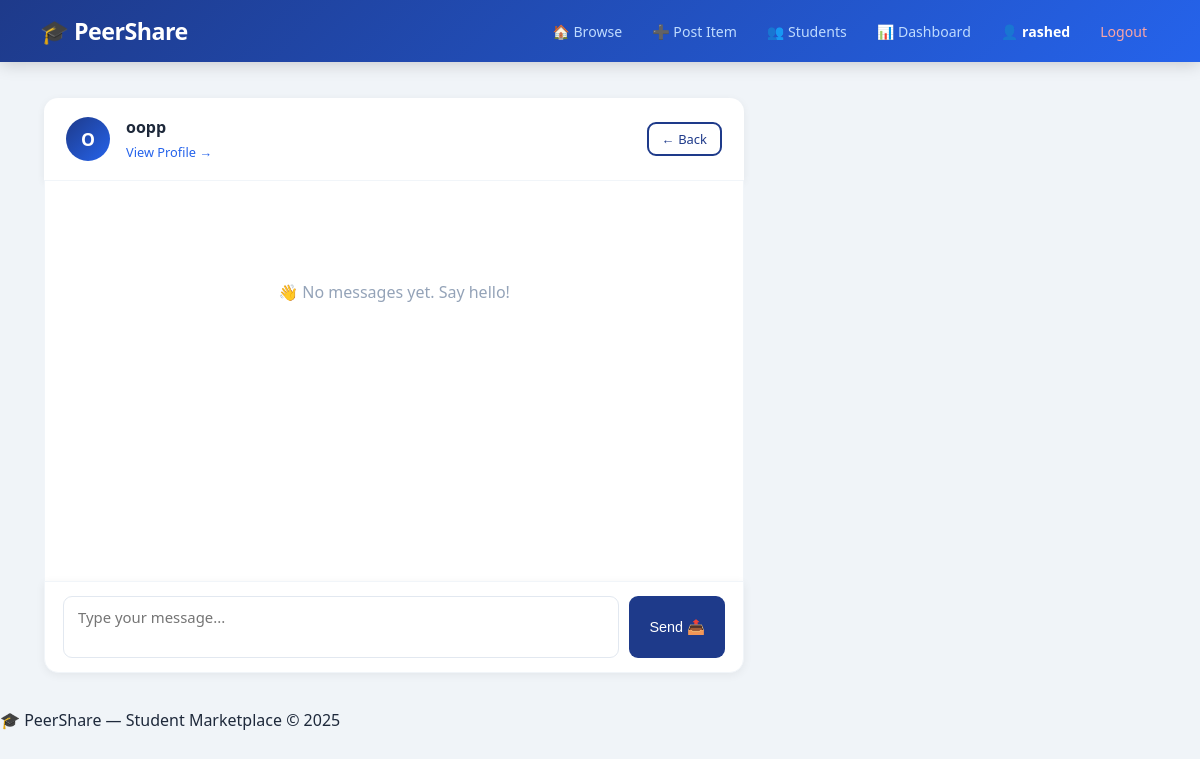
/chat/2/ (signed in), run on the app's committed database.
### accounts/models.py (models this page shows, shortened)
class CustomUser(AbstractUser):
    university_email = models.EmailField(
        unique=True,
        blank=True,
        default=''
    )
    is_verified = models.BooleanField(default=False)

### marketplace/views.py (the view, shortened to what this page needs)
# urls.py: path('chat/<int:user_id>/', views.chat, name='chat'),
@login_required
def chat(request, user_id):
    other_user = get_object_or_404(User, pk=user_id)
    if other_user == request.user:
        return redirect('home')
    msgs = (
        ChatMessage.objects.filter(
            sender=request.user, receiver=other_user
        ) |
        ChatMessage.objects.filter(
            sender=other_user, receiver=request.user
        )
    ).order_by('timestamp')
    form = ChatForm()
    return render(request,'marketplace/chat.html', {
        'other_user': other_user,
        'msgs': msgs,
        'form': form,
    })

### marketplace/forms.py
class ChatForm(forms.Form):
    message = forms.CharField(
        widget=forms.Textarea(attrs={
            'rows': 2,
            'placeholder': 'Type your message...'
        })
    )

### templates/marketplace/chat.html (shortened to what this page needs)
{% extends 'base.html' %}
{% block content %}
<div class="chat-page">
  <div class="chat-topbar">
    <div class="avatar-placeholder">
      {{ other_user.username|first|upper }}
    </div>
    <div>
      <h3>{{ other_user.username }}</h3>
      <a href="/user/{{ other_user.username }}/"
         class="view-profile-link">
        View Profile →
      </a>
    </div>
    <a href="/dashboard/chats/"
       class="btn small outline ml-auto">
      ← Back
    </a>
  </div>
  <div class="chat-messages" id="chatBox">
    {% for msg in msgs %}
    <div class="bubble
      {% if msg.sender == request.user %}bubble-me{% else %}bubble-them{% endif %}">
      <p>{{ msg.message }}</p>
      <small>{{ msg.timestamp|date:"H:i · d M" }}</small>
    </div>
    {% empty %}
    <div class="chat-empty">
      <p>👋 No messages yet. Say hello!</p>
    </div>
    {% endfor %}
  </div>
  <form method="POST" class="chat-input">
    {{ form.message }}
    <button type="submit" class="btn">Send 📤</button>
  </form>
</div>
{% endblock %}

### templates/base.html (shortened to what this page needs)
<!DOCTYPE html>
<html lang="en">
<head>
  {% load static %}
  <link rel="stylesheet" href="{% static 'css/style.css' %}">
</head>
<body>
<nav class="navbar">
  <a href="/" class="logo">🎓 PeerShare</a>
  <div class="nav-links">
    {% if user.is_authenticated %}
      <a href="/">🏠 Browse</a>
      <a href="/add/">➕ Post Item</a>
      <a href="/user/all/">👥 Students</a>
      <a href="/dashboard/">📊 Dashboard</a>
      <a href="/user/profile/" class="nav-profile">
        👤 {{ user.username }}
      </a>
      <a href="/login/logout/" class="nav-logout">Logout</a>
    {% else %}
      <a href="/login/">Login</a>
      <a href="/login/register/" class="nav-register">Register</a>
    {% endif %}
  </div>
</nav>
<div class="container">
  {% block content %}{% endblock %}
</div>
<footer class="footer">
  <p>🎓 PeerShare — Student Marketplace &copy; 2025</p>
</footer>
</body>
</html>

### static/css/style.css (style rules this page uses)
*, *::before, *::after { box-sizing: border-box; margin: 0; padding: 0; }
body { font-family: 'Segoe UI', Tahoma, Geneva, Verdana, sans-serif; background: #f0f4f8; color: #1e293b; min-height: 100vh; }
a { color: inherit; text-decoration: none; }
.navbar { background: linear-gradient(135deg, #1e3a8a 0%, #2563eb 100%); padding: 0 40px; height: 62px; display: flex; align-items: center; justify-content: space-between; position: sticky; top: 0; z-index: 999; box-shadow: 0 2px 16px rgba(0,0,0,0.18); }
.logo { color: #fff; font-size: 1.45rem; font-weight: 800; letter-spacing: -0.5px; }
.nav-links { display: flex; align-items: center; gap: 4px; }
.nav-links a { color: #bfdbfe; padding: 7px 13px; border-radius: 8px; font-size: 0.88rem; transition: background 0.2s, color 0.2s; }
.nav-profile { color: #fff !important; font-weight: 600; }
.nav-logout { color: #fca5a5 !important; }
.container { max-width: 1160px; margin: 36px auto; padding: 0 24px; }
.btn { display: inline-block; background: #1e3a8a; color: #fff; padding: 10px 20px; border-radius: 9px; border: none; cursor: pointer; font-size: 0.9rem; font-weight: 500; transition: background 0.2s, transform 0.15s; text-decoration: none; white-space: nowrap; }
.btn.small { padding: 6px 13px; font-size: 0.81rem; }
.btn.outline { background: transparent; border: 2px solid #1e3a8a; color: #1e3a8a; }
.chat-page { max-width: 700px; }
.chat-topbar { display: flex; align-items: center; gap: 16px; background: #fff; padding: 18px 22px; border-radius: 14px 14px 0 0; border-bottom: 1px solid #f1f5f9; box-shadow: 0 2px 8px rgba(0,0,0,0.06); }
.chat-topbar h3 { font-size: 1rem; margin-bottom: 2px; }
.view-profile-link { font-size: 0.8rem; color: #2563eb; }
.ml-auto { margin-left: auto; }
.chat-messages { background: #fff; min-height: 400px; max-height: 450px; overflow-y: auto; padding: 20px; border-left: 1px solid #f1f5f9; border-right: 1px solid #f1f5f9; }
.chat-empty { text-align: center; color: #94a3b8; margin-top: 80px; }
.chat-input { display: flex; gap: 10px; background: #fff; padding: 14px 18px; border-radius: 0 0 14px 14px; border: 1px solid #f1f5f9; box-shadow: 0 2px 10px rgba(0,0,0,0.06); }
.chat-input textarea { flex: 1; border: 1.5px solid #e2e8f0; border-radius: 9px; padding: 10px 14px; resize: none; font-size: 0.93rem; outline: none; font-family: inherit; transition: border 0.2s; }
.avatar-placeholder { width: 44px; height: 44px; border-radius: 50%; background: linear-gradient(135deg,#1e3a8a,#2563eb); color: #fff; font-weight: 700; font-size: 1.1rem; display: flex; align-items: center; justify-content: center; flex-shrink: 0; }

### data on the page
CustomUser: username "rashed"
CustomUser: username|first "O", username "oopp"
